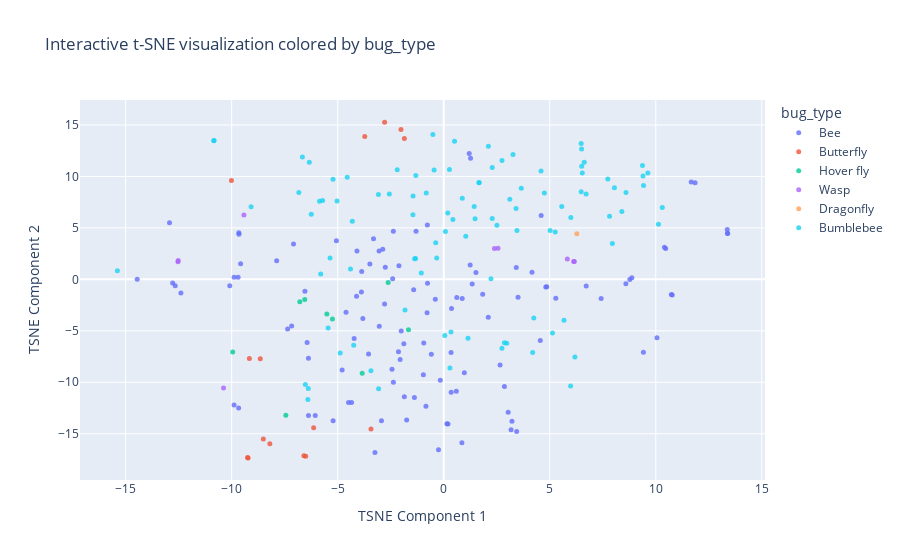

Notebook code for this chart:
### Code cell
import plotly.express as px

# Assuming `tsne_results` is an array from t-SNE and `data['species']` contains the species labels
fig = px.scatter(
    x=tsne_results[:, 0],  # First component
    y=tsne_results[:, 1],  # Second component
    labels={'x': 'TSNE Component 1', 'y': 'TSNE Component 2'},
    color=data['bug_type'],  # This adds color based on the species
    hover_data=[data['bug_type']],  # Additional data to show on hover
    title="Interactive t-SNE visualization colored by bug_type"
)


fig.update_traces(marker=dict(size=5, opacity=0.8))  # Adjust marker appearance
fig.update_layout(legend_title_text='bug_type')  # Update legend title
fig.show()

### Figure 1 — Plotly figure (JSON) as saved in the notebook; plotly's stock layout.template omitted (floating-point values rounded to 4 significant figures)
{"data": [{"customdata": [["Bee"], ["Bee"], ["Bee"], ["Bee"], ["Bee"], ["Bee"], ["Bee"], ["Bee"], ["Bee"], ["Bee"], ["Bee"], ["Bee"], ["Bee"], ["Bee"], ["Bee"], ["Bee"], ["Bee"], ["Bee"], ["Bee"], ["Bee"], ["Bee"], ["Bee"], ["Bee"], ["Bee"], ["Bee"], ["Bee"], ["Bee"], ["Bee"], ["Bee"], ["Bee"], ["Bee"], ["Bee"], ["Bee"], ["Bee"], ["Bee"], ["Bee"], ["Bee"], ["Bee"], ["Bee"], ["Bee"], ["Bee"], ["Bee"], ["Bee"], ["Bee"], ["Bee"], ["Bee"], ["Bee"], ["Bee"], ["Bee"], ["Bee"], ["Bee"], ["Bee"], ["Bee"], ["Bee"], ["Bee"], ["Bee"], ["Bee"], ["Bee"], ["Bee"], ["Bee"], ["Bee"], ["Bee"], ["Bee"], ["Bee"], ["Bee"], ["Bee"], ["Bee"], ["Bee"], ["Bee"], ["Bee"], ["Bee"], ["Bee"], ["Bee"], ["Bee"], ["Bee"], ["Bee"], ["Bee"], ["Bee"], ["Bee"], ["Bee"], ["Bee"], ["Bee"], ["Bee"], ["Bee"], ["Bee"], ["Bee"], ["Bee"], ["Bee"], ["Bee"], ["Bee"], ["Bee"], ["Bee"], ["Bee"], ["Bee"], ["Bee"], ["Bee"], ["Bee"], ["Bee"], ["Bee"], ["Bee"], ["Bee"], ["Bee"], ["Bee"], ["Bee"], ["Bee"], ["Bee"], ["Bee"], ["Bee"], ["Bee"], ["Bee"], ["Bee"], ["Bee"], ["Bee"], ["Bee"], ["Bee"]], "hovertemplate": "color=Bee<br>TSNE Component 1=%{x}<br>TSNE Component 2=%{y}<br>hover_data_0=%{customdata[0]}<extra></extra>", "legendgroup": "Bee", "marker": {"color": "#636efa", "opacity": 0.8, "size": 5, "symbol": "circle"}, "mode": "markers", "name": "Bee", "orientation": "v", "showlegend": true, "type": "scatter", "x": [-9.578, -7.879, -9.662, -9.884, -9.657, -12.78, -12.39, -14.45, 8.776, 8.59, -0.5838, 3.039, -7.084, -0.96, -0.7853, -0.3964, -3.04, -6.38, 1.837, 3.421, -0.1617, -4.225, -4.791, 4.595, 10.78, 10.74, 6.719, -7.363, 7.424, -0.9433, -3.546, -4.09, -2.113, -2.409, 10.06, -2.004, -7.171, 0.8711, 1.248, -9.697, -6.546, 0.6168, 1.341, 0.3681, -3.881, -4.111, 0.2013, 0.1493, 0.3517, -1.747, -1.383, 0.594, 4.164, -10.09, 4.813, 4.86, -2.756, -3.484, 3.505, -12.93, 13.38, -2.375, 13.37, 13.39, -1.305, -2.788, -2.134, 1.266, 1.203, -2.876, -3.05, -9.672, 10.47, 10.41, -0.2452, 3.44, 3.176, 3.219, -9.886, -2.373, 2.863, -1.858, -1.881, -3.243, -2.439, -2.935, -4.346, -4.49, 4.554, -1.417, 2.658, 0.3464, 0.8581, 11.86, 11.67, -0.7714, -6.443, -5.062, -3.868, -3.814, -4.607, -5.216, -0.764, -6.378, -6.059, 0.9722, -3.312, -0.8392, 9.418, 5.286, -12.66, 1.519, 8.873, -2.056, 2.1], "xaxis": "x", "y": [1.507, 1.804, 4.538, 0.1962, 4.387, -0.3535, -1.32, 0.02166, -0.01327, -0.4346, -7.269, -12.92, 3.431, -9.272, -3.242, -1.941, -4.549, -7.653, -1.451, 1.149, -9.792, -5.744, -8.809, 6.201, -1.518, -1.471, -0.642, -4.831, -1.872, -6.193, -7.241, 2.761, 1.319, 0.05611, -5.663, -5.01, -4.525, -1.862, 1.404, 0.2057, -1.154, -1.769, -0.4451, -2.837, -1.231, -1.629, -14.05, -14.04, -10.98, -13.67, -11.48, -10.88, 0.6831, -0.6225, -0.753, -0.7088, 1.178, 1.499, -1.735, 5.51, 4.491, 4.683, 4.854, 4.456, 4.67, -2.385, -7.035, 11.77, 12.23, 2.915, 2.762, -12.49, 3.004, 3.116, -16.57, -14.78, -14.62, -13.78, -12.22, -9.989, -10.41, -11.41, -6.261, -16.82, -8.741, -13.75, -11.96, -11.96, -5.949, -0.9982, -8.325, -7.097, -15.87, 9.394, 9.469, 5.287, -6.134, 3.753, 0.7647, -3.794, -3.194, -13.75, -0.3735, -13.23, -13.22, -9.08, 3.942, -12.32, -7.083, -1.847, -0.6233, 0.655, 0.1524, -7.778, -3.679], "yaxis": "y"}, {"customdata": [["Butterfly"], ["Butterfly"], ["Butterfly"], ["Butterfly"], ["Butterfly"], ["Butterfly"], ["Butterfly"], ["Butterfly"], ["Butterfly"], ["Butterfly"], ["Butterfly"], ["Butterfly"], ["Butterfly"], ["Butterfly"], ["Butterfly"]], "hovertemplate": "color=Butterfly<br>TSNE Component 1=%{x}<br>TSNE Component 2=%{y}<br>hover_data_0=%{customdata[0]}<extra></extra>", "legendgroup": "Butterfly", "marker": {"color": "#EF553B", "opacity": 0.8, "size": 5, "symbol": "circle"}, "mode": "markers", "name": "Butterfly", "orientation": "v", "showlegend": true, "type": "scatter", "x": [-6.136, -2.788, -3.43, -9.228, -9.251, -6.508, -6.596, -8.2, -8.507, -8.653, -10.01, -9.166, -1.856, -3.723, -2.016], "xaxis": "x", "y": [-14.42, 15.28, -14.53, -17.34, -17.32, -17.18, -17.14, -15.96, -15.51, -7.716, 9.593, -7.699, 13.69, 13.88, 14.55], "yaxis": "y"}, {"customdata": [["Hover fly"], ["Hover fly"], ["Hover fly"], ["Hover fly"], ["Hover fly"], ["Hover fly"], ["Hover fly"], ["Hover fly"], ["Hover fly"]], "hovertemplate": "color=Hover fly<br>TSNE Component 1=%{x}<br>TSNE Component 2=%{y}<br>hover_data_0=%{customdata[0]}<extra></extra>", "legendgroup": "Hover fly", "marker": {"color": "#00cc96", "opacity": 0.8, "size": 5, "symbol": "circle"}, "mode": "markers", "name": "Hover fly", "orientation": "v", "showlegend": true, "type": "scatter", "x": [-2.621, -6.787, -5.249, -5.512, -6.554, -1.661, -7.447, -3.846, -9.95], "xaxis": "x", "y": [-0.3056, -2.167, -3.856, -3.373, -1.948, -4.884, -13.21, -9.131, -7.055], "yaxis": "y"}, {"customdata": [["Wasp"], ["Wasp"], ["Wasp"], ["Wasp"], ["Wasp"], ["Wasp"], ["Wasp"], ["Wasp"], ["Wasp"]], "hovertemplate": "color=Wasp<br>TSNE Component 1=%{x}<br>TSNE Component 2=%{y}<br>hover_data_0=%{customdata[0]}<extra></extra>", "legendgroup": "Wasp", "marker": {"color": "#ab63fa", "opacity": 0.8, "size": 5, "symbol": "circle"}, "mode": "markers", "name": "Wasp", "orientation": "v", "showlegend": true, "type": "scatter", "x": [-9.424, 6.16, 6.13, 5.829, -10.38, 2.559, 2.391, -12.53, -12.52], "xaxis": "x", "y": [6.259, 1.724, 1.747, 1.971, -10.55, 3.021, 2.992, 1.708, 1.828], "yaxis": "y"}, {"customdata": [["Dragonfly"]], "hovertemplate": "color=Dragonfly<br>TSNE Component 1=%{x}<br>TSNE Component 2=%{y}<br>hover_data_0=%{customdata[0]}<extra></extra>", "legendgroup": "Dragonfly", "marker": {"color": "#FFA15A", "opacity": 0.8, "size": 5, "symbol": "circle"}, "mode": "markers", "name": "Dragonfly", "orientation": "v", "showlegend": true, "type": "scatter", "x": [6.278], "xaxis": "x", "y": [4.428], "yaxis": "y"}, {"customdata": [["Bumblebee"], ["Bumblebee"], ["Bumblebee"], ["Bumblebee"], ["Bumblebee"], ["Bumblebee"], ["Bumblebee"], ["Bumblebee"], ["Bumblebee"], ["Bumblebee"], ["Bumblebee"], ["Bumblebee"], ["Bumblebee"], ["Bumblebee"], ["Bumblebee"], ["Bumblebee"], ["Bumblebee"], ["Bumblebee"], ["Bumblebee"], ["Bumblebee"], ["Bumblebee"], ["Bumblebee"], ["Bumblebee"], ["Bumblebee"], ["Bumblebee"], ["Bumblebee"], ["Bumblebee"], ["Bumblebee"], ["Bumblebee"], ["Bumblebee"], ["Bumblebee"], ["Bumblebee"], ["Bumblebee"], ["Bumblebee"], ["Bumblebee"], ["Bumblebee"], ["Bumblebee"], ["Bumblebee"], ["Bumblebee"], ["Bumblebee"], ["Bumblebee"], ["Bumblebee"], ["Bumblebee"], ["Bumblebee"], ["Bumblebee"], ["Bumblebee"], ["Bumblebee"], ["Bumblebee"], ["Bumblebee"], ["Bumblebee"], ["Bumblebee"], ["Bumblebee"], ["Bumblebee"], ["Bumblebee"], ["Bumblebee"], ["Bumblebee"], ["Bumblebee"], ["Bumblebee"], ["Bumblebee"], ["Bumblebee"], ["Bumblebee"], ["Bumblebee"], ["Bumblebee"], ["Bumblebee"], ["Bumblebee"], ["Bumblebee"], ["Bumblebee"], ["Bumblebee"], ["Bumblebee"], ["Bumblebee"], ["Bumblebee"], ["Bumblebee"], ["Bumblebee"], ["Bumblebee"], ["Bumblebee"], ["Bumblebee"], ["Bumblebee"], ["Bumblebee"], ["Bumblebee"], ["Bumblebee"], ["Bumblebee"], ["Bumblebee"], ["Bumblebee"], ["Bumblebee"], ["Bumblebee"], ["Bumblebee"], ["Bumblebee"], ["Bumblebee"], ["Bumblebee"], ["Bumblebee"], ["Bumblebee"], ["Bumblebee"], ["Bumblebee"], ["Bumblebee"], ["Bumblebee"], ["Bumblebee"], ["Bumblebee"], ["Bumblebee"], ["Bumblebee"], ["Bumblebee"]], "hovertemplate": "color=Bumblebee<br>TSNE Component 1=%{x}<br>TSNE Component 2=%{y}<br>hover_data_0=%{customdata[0]}<extra></extra>", "legendgroup": "Bumblebee", "marker": {"color": "#19d3f3", "opacity": 0.8, "size": 5, "symbol": "circle"}, "mode": "markers", "name": "Bumblebee", "orientation": "v", "showlegend": true, "type": "scatter", "x": [5.672, -10.83, 0.4329, 1.669, -10.85, 10.13, 3.411, 0.1906, 1.039, 3.265, -9.085, 2.106, -3.08, 0.8763, 10.31, 2.749, 8.05, 6.483, 5.568, 6.715, -1.447, 1.666, 3.658, 2.507, 9.4, 5.258, -1.057, 1.477, 6.503, 6.628, 4.748, 9.373, 0.2696, 2.289, 7.738, -4.396, -0.3789, 9.425, -1.453, -4.31, -0.5114, 0.5106, 5.996, 2.288, 6.535, 5.019, -2.194, 6.506, 8.595, -6.834, 4.591, -5.361, 9.627, 3.453, -0.4528, -1.825, -6.387, -3.434, -3.071, 2.746, 2.974, 2.862, 0.3418, 1.146, 6.186, -4.245, 2.228, 5.13, -4.55, -5.222, -15.39, 0.05126, -6.339, -0.3334, -4.881, 4.195, -6.527, -5.801, -6.407, 0.293, 6.483, 5.984, 7.822, -6.665, 8.401, -0.8243, -1.372, -1.327, -1.316, 3.116, -6.246, -5.452, 1.439, -5.03, -5.712, -5.858, -2.564, 0.08114, 4.248, 7.953], "xaxis": "x", "y": [-3.961, 13.49, 5.807, 9.379, 13.48, 5.35, 6.875, 6.45, 4.184, 12.14, 7.043, 12.94, 8.253, 7.88, 6.986, 11.54, 8.893, 8.518, 7.08, 8.303, 8.091, 9.403, 8.855, 5.246, 10.05, 4.606, 0.6255, 5.887, 12.67, 11.37, 8.4, 11.07, 10.69, 10.87, 9.752, 0.9995, 3.551, 9.124, 6.279, 5.652, 14.07, 13.43, 6.014, 5.914, 10.32, 4.736, 10.64, 10.98, 8.448, 8.439, 10.53, 2.085, 10.34, 4.749, 10.62, -2.965, -10.61, -8.868, -10.64, -6.703, -6.198, -6.162, -5.117, -5.726, -7.547, -6.392, 0.06679, -5.217, 9.916, 9.729, 0.8346, -5.454, 11.38, 2.07, -7.162, -7.106, -10.23, 0.5104, -11.68, -8.623, 13.2, -10.35, 6.122, 11.89, 6.585, 8.394, 2.001, 2.034, 10.09, 7.79, 6.319, -4.718, 7.068, 7.603, 7.668, 7.589, 8.298, 4.643, -3.743, 3.475], "yaxis": "y"}], "layout": {"legend": {"title": {"text": "bug_type"}, "tracegroupgap": 0}, "title": {"text": "Interactive t-SNE visualization colored by bug_type"}, "xaxis": {"anchor": "y", "domain": [0, 1], "title": {"text": "TSNE Component 1"}}, "yaxis": {"anchor": "x", "domain": [0, 1], "title": {"text": "TSNE Component 2"}}}}
